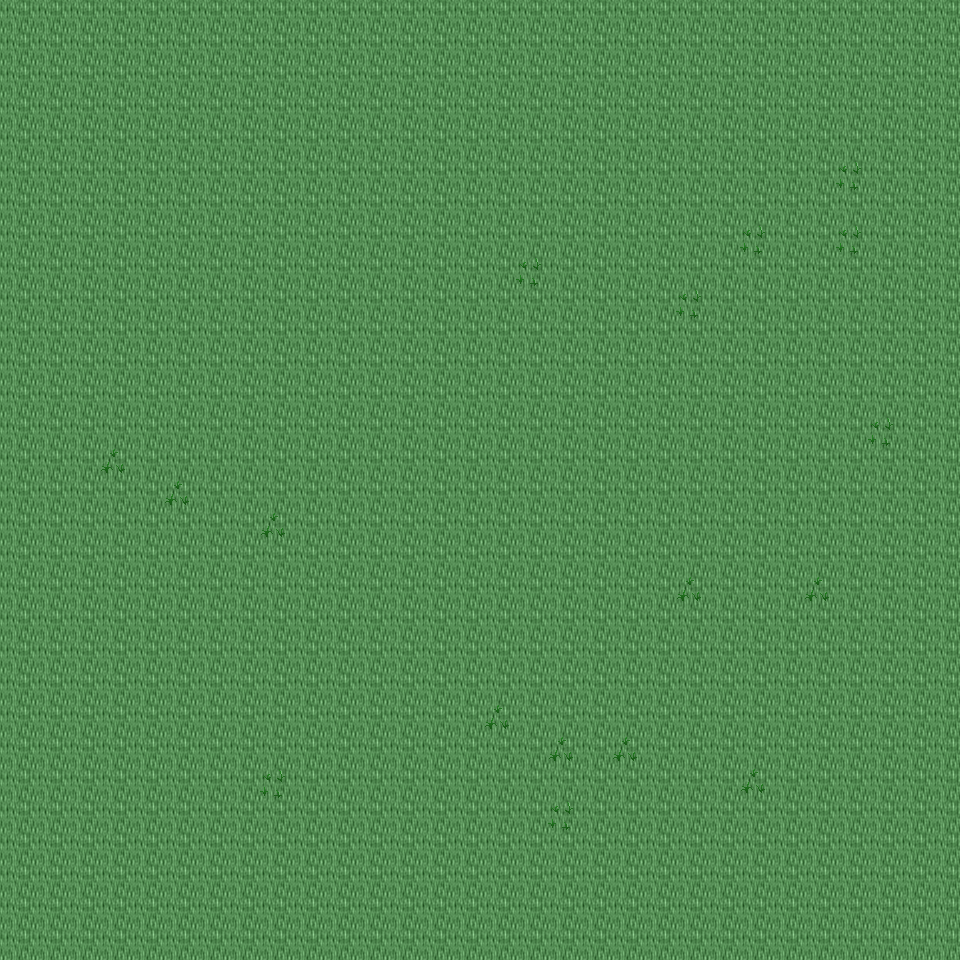

Below is a game level as drawn by its tile map, then a one-line description and the .tmx that defines it (tile-layer data replaced by summaries):
An orthogonal 30x30 tile map with 32x32 px tiles, 6 tile layers (Ground, Object, Object2, Above, ...), 18 tilesets and 3 objects (3x mapExit).

<map version="1.0" orientation="orthogonal" renderorder="right-down" width="30" height="30" tilewidth="32" tileheight="32" nextobjectid="4">
  <tileset firstgid="1" name="tileset_ground_ground" tilewidth="32" tileheight="32" tilecount="33" columns="3">
    <image source="../drawable/tileset_ground_ground.png" width="96" height="352" />
  </tileset>
  <tileset firstgid="34" name="tileset_plant_flower_daisy_white" tilewidth="32" tileheight="32" tilecount="8" columns="2">
    <image source="../drawable/tileset_plant_flower_daisy_white.png" width="64" height="128" />
  </tileset>
  <tileset firstgid="42" name="tileset_plant_grasses" tilewidth="32" tileheight="32" tilecount="6" columns="3">
    <image source="../drawable/tileset_plant_grasses.png" width="96" height="64" />
  </tileset>
  <tileset firstgid="48" name="tileset_plant_flower_daisy_yellow" tilewidth="32" tileheight="32" tilecount="8" columns="2">
    <image source="../drawable/tileset_plant_flower_daisy_yellow.png" width="64" height="128" />
  </tileset>
  <tileset firstgid="56" name="tileset_plant_flower_daisy_blue" tilewidth="32" tileheight="32" tilecount="8" columns="2">
    <image source="../drawable/tileset_plant_flower_daisy_blue.png" width="64" height="128" />
  </tileset>
  <tileset firstgid="64" name="tileset_plant_flower_daisy_red" tilewidth="32" tileheight="32" tilecount="8" columns="2">
    <image source="../drawable/tileset_plant_flower_daisy_red.png" width="64" height="128" />
  </tileset>
  <tileset firstgid="72" name="tileset_plant_tree_tree_darkgreen" tilewidth="32" tileheight="32" tilecount="88" columns="8">
    <image source="../drawable/tileset_plant_tree_tree_darkgreen.png" width="256" height="352" />
  </tileset>
  <tileset firstgid="160" name="tileset_logic_creature_animal" tilewidth="32" tileheight="32" tilecount="32" columns="8">
    <image source="../drawable/tileset_logic_creature_animal.png" width="256" height="128" />
  </tileset>
  <tileset firstgid="192" name="tileset_logic_creature_elf" tilewidth="32" tileheight="32" tilecount="16" columns="8">
    <image source="../drawable/tileset_logic_creature_elf.png" width="256" height="64" />
  </tileset>
  <tileset firstgid="208" name="tileset_logic_collision" tilewidth="32" tileheight="32" tilecount="1" columns="1">
    <image source="../drawable/tileset_logic_collision.png" width="32" height="32" />
  </tileset>
  <tileset firstgid="209" name="tileset_logic_creature_human_evil" tilewidth="32" tileheight="32" tilecount="16" columns="8">
    <image source="../drawable/tileset_logic_creature_human_evil.png" width="256" height="64" />
  </tileset>
  <tileset firstgid="225" name="tileset_logic_portal" tilewidth="32" tileheight="32" tilecount="24" columns="8">
    <image source="../drawable/tileset_logic_portal.png" width="256" height="96" />
  </tileset>
  <tileset firstgid="249" name="tileset_ground_green_paving" tilewidth="32" tileheight="32" tilecount="18" columns="3">
    <image source="../drawable/tileset_ground_green_paving.png" width="96" height="192" />
  </tileset>
  <tileset firstgid="267" name="tileset_ground_water_swamp_water" tilewidth="32" tileheight="32" tilecount="33" columns="3">
    <image source="../drawable/tileset_ground_water_swamp_water.png" width="96" height="352" />
  </tileset>
  <tileset firstgid="300" name="tileset_plant_grasses_swamp" tilewidth="32" tileheight="32" tilecount="42" columns="6">
    <image source="../drawable/tileset_plant_grasses_swamp.png" width="192" height="224" />
  </tileset>
  <tileset firstgid="342" name="tileset_logic_protection" tilewidth="32" tileheight="32" tilecount="2" columns="2">
    <image source="../drawable/tileset_logic_protection.png" width="64" height="32" />
  </tileset>
  <tileset firstgid="344" name="tileset_logic_creature_ogre" tilewidth="32" tileheight="32" tilecount="4" columns="4">
    <image source="../drawable/tileset_logic_creature_ogre.png" width="128" height="32" />
  </tileset>
  <tileset firstgid="348" name="tileset_logic_creature_undead_skeleton" tilewidth="32" tileheight="32" tilecount="6" columns="6">
    <image source="../drawable/tileset_logic_creature_undead_skeleton.png" width="192" height="32" />
  </tileset>
  <layer name="Ground" width="30" height="30">
    <data>[900 cells, 900 non-empty, 1 distinct tile ids]</data>
  </layer>
  <layer name="Object" width="30" height="30">
    <data>[900 cells, 17 non-empty, 2 distinct tile ids]</data>
  </layer>
  <layer name="Object2" width="30" height="30">
    <data>[900 cells, 0 non-empty, 0 distinct tile ids]</data>
  </layer>
  <layer name="Above" width="30" height="30">
    <data>[900 cells, 0 non-empty, 0 distinct tile ids]</data>
  </layer>
  <layer name="Above2" width="30" height="30">
    <data>[900 cells, 0 non-empty, 0 distinct tile ids]</data>
  </layer>
  <layer name="Walkable" width="30" height="30">
    <data>[900 cells, 0 non-empty, 0 distinct tile ids]</data>
  </layer>
  <objectgroup name="MapEvents">
    <object id="1" name="south" type="mapExit" x="0" y="928" width="960" height="32">
      <properties>
        <property name="map" value="level_0_x189_y60" />
        <property name="x" value="0" />
        <property name="y" value="1" />
      </properties>
    </object>
    <object id="2" name="west" type="mapExit" x="0" y="0" width="32" height="960">
      <properties>
        <property name="map" value="level_0_x188_y59" />
        <property name="x" value="28" />
        <property name="y" value="0" />
      </properties>
    </object>
    <object id="3" name="east" type="mapExit" x="928" y="0" width="32" height="960">
      <properties>
        <property name="map" value="level_0_x190_y59" />
        <property name="x" value="1" />
        <property name="y" value="0" />
      </properties>
    </object>
  </objectgroup>
</map>
